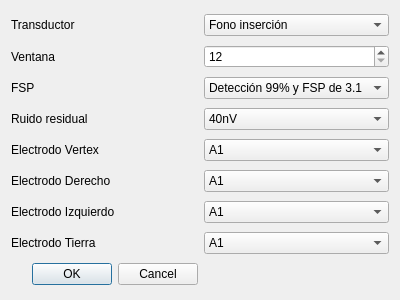
<?xml version="1.0" encoding="UTF-8"?>
<ui version="4.0">
 <class>AdvanceSettings</class>
 <widget class="QDialog" name="AdvanceSettings">
  <property name="geometry">
   <rect>
    <x>0</x>
    <y>0</y>
    <width>400</width>
    <height>300</height>
   </rect>
  </property>
  <property name="windowTitle">
   <string>Dialog</string>
  </property>
  <layout class="QGridLayout" name="gridLayout">
   <item row="0" column="0">
    <widget class="QLabel" name="label">
     <property name="text">
      <string>Transductor</string>
     </property>
    </widget>
   </item>
   <item row="0" column="2">
    <widget class="QComboBox" name="comboBox">
     <item>
      <property name="text">
       <string>Fono inserción</string>
      </property>
     </item>
     <item>
      <property name="text">
       <string>Fono de copa</string>
      </property>
     </item>
     <item>
      <property name="text">
       <string>Vibrador óseo</string>
      </property>
     </item>
    </widget>
   </item>
   <item row="1" column="0">
    <widget class="QLabel" name="label_2">
     <property name="text">
      <string>Ventana</string>
     </property>
    </widget>
   </item>
   <item row="1" column="2">
    <widget class="QSpinBox" name="spinBox">
     <property name="minimum">
      <number>12</number>
     </property>
     <property name="maximum">
      <number>600</number>
     </property>
    </widget>
   </item>
   <item row="2" column="0">
    <widget class="QLabel" name="label_3">
     <property name="text">
      <string>FSP</string>
     </property>
    </widget>
   </item>
   <item row="2" column="2">
    <widget class="QComboBox" name="comboBox_2">
     <item>
      <property name="text">
       <string>Detección 99% y FSP de 3.1</string>
      </property>
     </item>
    </widget>
   </item>
   <item row="3" column="0">
    <widget class="QLabel" name="label_4">
     <property name="text">
      <string>Ruido residual</string>
     </property>
    </widget>
   </item>
   <item row="3" column="2">
    <widget class="QComboBox" name="comboBox_3">
     <item>
      <property name="text">
       <string>40nV</string>
      </property>
     </item>
    </widget>
   </item>
   <item row="4" column="0">
    <widget class="QLabel" name="label_5">
     <property name="text">
      <string>Electrodo Vertex</string>
     </property>
    </widget>
   </item>
   <item row="4" column="2">
    <widget class="QComboBox" name="comboBox_4">
     <item>
      <property name="text">
       <string>A1</string>
      </property>
     </item>
     <item>
      <property name="text">
       <string>A2</string>
      </property>
     </item>
     <item>
      <property name="text">
       <string>Cz</string>
      </property>
     </item>
     <item>
      <property name="text">
       <string>Ceja izquierda</string>
      </property>
     </item>
     <item>
      <property name="text">
       <string>No Conectado</string>
      </property>
     </item>
    </widget>
   </item>
   <item row="5" column="0">
    <widget class="QLabel" name="label_6">
     <property name="text">
      <string>Electrodo Derecho</string>
     </property>
    </widget>
   </item>
   <item row="5" column="2">
    <widget class="QComboBox" name="comboBox_5">
     <item>
      <property name="text">
       <string>A1</string>
      </property>
     </item>
     <item>
      <property name="text">
       <string>A2</string>
      </property>
     </item>
     <item>
      <property name="text">
       <string>Cz</string>
      </property>
     </item>
     <item>
      <property name="text">
       <string>Ceja izquierda</string>
      </property>
     </item>
     <item>
      <property name="text">
       <string>No Conectado</string>
      </property>
     </item>
    </widget>
   </item>
   <item row="6" column="0">
    <widget class="QLabel" name="label_7">
     <property name="text">
      <string>Electrodo Izquierdo</string>
     </property>
    </widget>
   </item>
   <item row="6" column="2">
    <widget class="QComboBox" name="comboBox_6">
     <item>
      <property name="text">
       <string>A1</string>
      </property>
     </item>
     <item>
      <property name="text">
       <string>A2</string>
      </property>
     </item>
     <item>
      <property name="text">
       <string>Cz</string>
      </property>
     </item>
     <item>
      <property name="text">
       <string>Ceja izquierda</string>
      </property>
     </item>
     <item>
      <property name="text">
       <string>No Conectado</string>
      </property>
     </item>
    </widget>
   </item>
   <item row="7" column="0">
    <widget class="QLabel" name="label_8">
     <property name="text">
      <string>Electrodo Tierra</string>
     </property>
    </widget>
   </item>
   <item row="8" column="0">
    <widget class="QDialogButtonBox" name="buttonBox">
     <property name="orientation">
      <enum>Qt::Horizontal</enum>
     </property>
     <property name="standardButtons">
      <set>QDialogButtonBox::Cancel|QDialogButtonBox::Ok</set>
     </property>
    </widget>
   </item>
   <item row="7" column="2">
    <widget class="QComboBox" name="comboBox_7">
     <item>
      <property name="text">
       <string>A1</string>
      </property>
     </item>
     <item>
      <property name="text">
       <string>A2</string>
      </property>
     </item>
     <item>
      <property name="text">
       <string>Cz</string>
      </property>
     </item>
     <item>
      <property name="text">
       <string>Ceja izquierda</string>
      </property>
     </item>
     <item>
      <property name="text">
       <string>No Conectado</string>
      </property>
     </item>
    </widget>
   </item>
  </layout>
 </widget>
 <resources/>
 <connections>
  <connection>
   <sender>buttonBox</sender>
   <signal>accepted()</signal>
   <receiver>AdvanceSettings</receiver>
   <slot>accept()</slot>
   <hints>
    <hint type="sourcelabel">
     <x>248</x>
     <y>254</y>
    </hint>
    <hint type="destinationlabel">
     <x>157</x>
     <y>274</y>
    </hint>
   </hints>
  </connection>
  <connection>
   <sender>buttonBox</sender>
   <signal>rejected()</signal>
   <receiver>AdvanceSettings</receiver>
   <slot>reject()</slot>
   <hints>
    <hint type="sourcelabel">
     <x>316</x>
     <y>260</y>
    </hint>
    <hint type="destinationlabel">
     <x>286</x>
     <y>274</y>
    </hint>
   </hints>
  </connection>
 </connections>
</ui>
